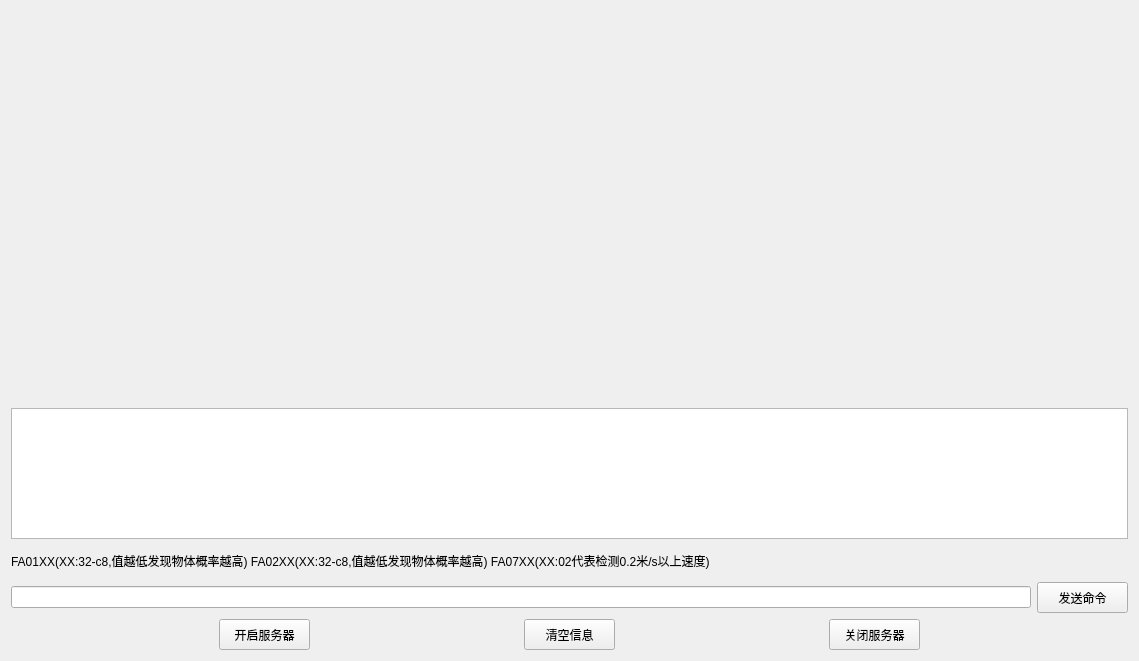
<?xml version="1.0" encoding="UTF-8"?>
<ui version="4.0">
 <class>Widget</class>
 <widget class="QWidget" name="Widget">
  <property name="geometry">
   <rect>
    <x>0</x>
    <y>0</y>
    <width>1139</width>
    <height>661</height>
   </rect>
  </property>
  <property name="windowTitle">
   <string>服务器</string>
  </property>
  <layout class="QVBoxLayout" name="verticalLayout_2">
   <item>
    <widget class="MyWidget" name="widget" native="true">
     <property name="minimumSize">
      <size>
       <width>761</width>
       <height>391</height>
      </size>
     </property>
    </widget>
   </item>
   <item>
    <widget class="QTextEdit" name="textEdit"/>
   </item>
   <item>
    <layout class="QVBoxLayout" name="verticalLayout">
     <item>
      <layout class="QHBoxLayout" name="horizontalLayout_3">
       <item>
        <widget class="QLabel" name="label_onlinenum">
         <property name="minimumSize">
          <size>
           <width>0</width>
           <height>31</height>
          </size>
         </property>
         <property name="maximumSize">
          <size>
           <width>16777215</width>
           <height>31</height>
          </size>
         </property>
         <property name="text">
          <string>FA01XX(XX:32-c8,值越低发现物体概率越高) FA02XX(XX:32-c8,值越低发现物体概率越高) FA07XX(XX:02代表检测0.2米/s以上速度)</string>
         </property>
        </widget>
       </item>
       <item>
        <widget class="QLabel" name="label_max_angle">
         <property name="text">
          <string/>
         </property>
        </widget>
       </item>
      </layout>
     </item>
     <item>
      <layout class="QHBoxLayout" name="horizontalLayout_2">
       <item>
        <widget class="QLineEdit" name="sentToClientEditLine"/>
       </item>
       <item>
        <widget class="QPushButton" name="pushButton_4">
         <property name="minimumSize">
          <size>
           <width>91</width>
           <height>31</height>
          </size>
         </property>
         <property name="maximumSize">
          <size>
           <width>91</width>
           <height>31</height>
          </size>
         </property>
         <property name="text">
          <string>发送命令</string>
         </property>
        </widget>
       </item>
      </layout>
     </item>
     <item>
      <layout class="QHBoxLayout" name="horizontalLayout">
       <item>
        <widget class="QPushButton" name="pushButton">
         <property name="minimumSize">
          <size>
           <width>91</width>
           <height>31</height>
          </size>
         </property>
         <property name="maximumSize">
          <size>
           <width>91</width>
           <height>31</height>
          </size>
         </property>
         <property name="text">
          <string>开启服务器</string>
         </property>
        </widget>
       </item>
       <item>
        <widget class="QPushButton" name="pushButton_2">
         <property name="minimumSize">
          <size>
           <width>91</width>
           <height>31</height>
          </size>
         </property>
         <property name="maximumSize">
          <size>
           <width>91</width>
           <height>31</height>
          </size>
         </property>
         <property name="text">
          <string>清空信息</string>
         </property>
        </widget>
       </item>
       <item>
        <widget class="QPushButton" name="pushButton_3">
         <property name="minimumSize">
          <size>
           <width>91</width>
           <height>31</height>
          </size>
         </property>
         <property name="maximumSize">
          <size>
           <width>91</width>
           <height>31</height>
          </size>
         </property>
         <property name="text">
          <string>关闭服务器</string>
         </property>
        </widget>
       </item>
      </layout>
     </item>
    </layout>
   </item>
  </layout>
 </widget>
 <layoutdefault spacing="6" margin="11"/>
 <customwidgets>
  <customwidget>
   <class>MyWidget</class>
   <extends>QWidget</extends>
   <header location="global">mywidget.h</header>
   <container>1</container>
  </customwidget>
 </customwidgets>
 <resources/>
 <connections/>
</ui>
